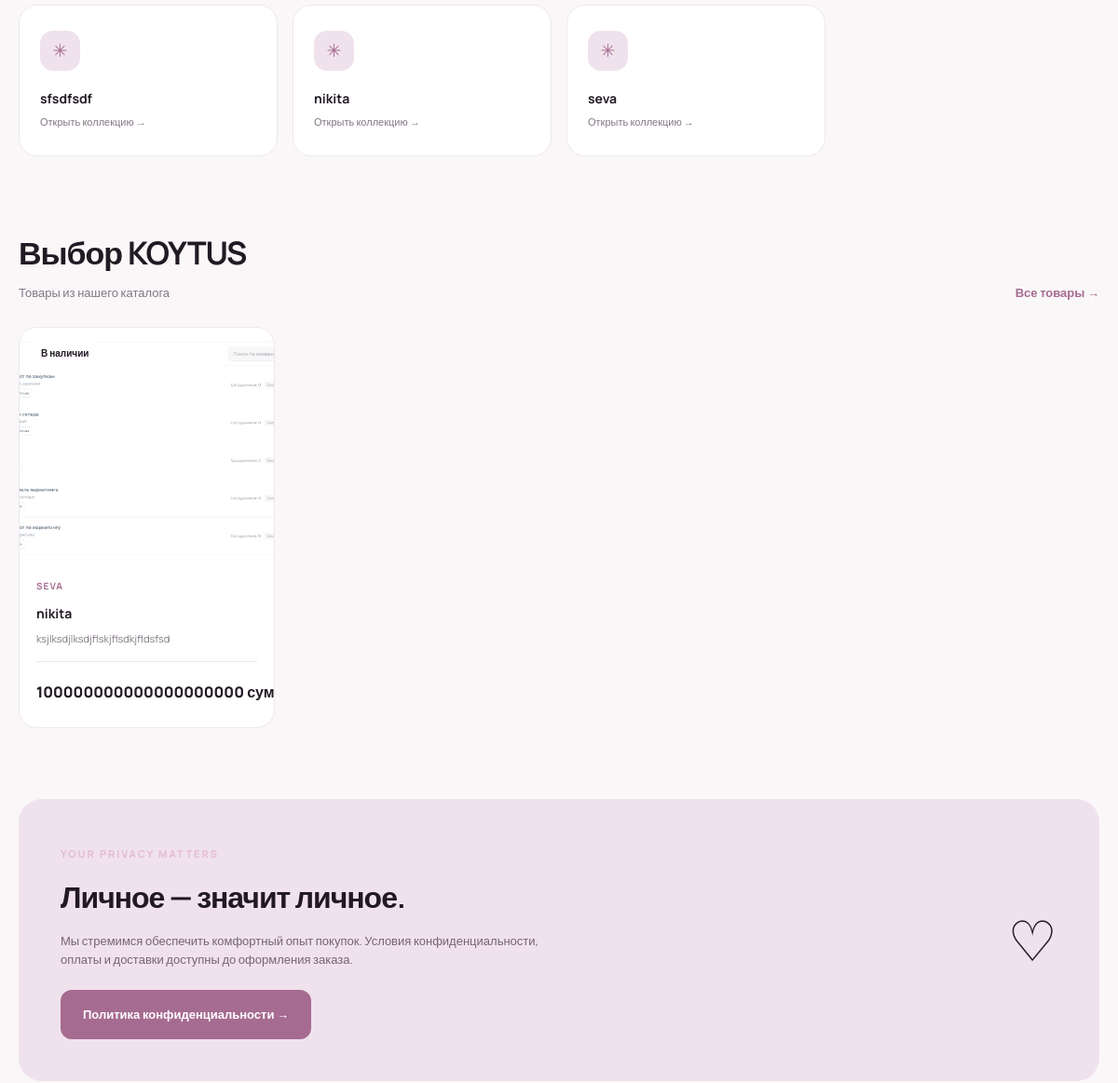
Before: / (middle part) with the older database file.
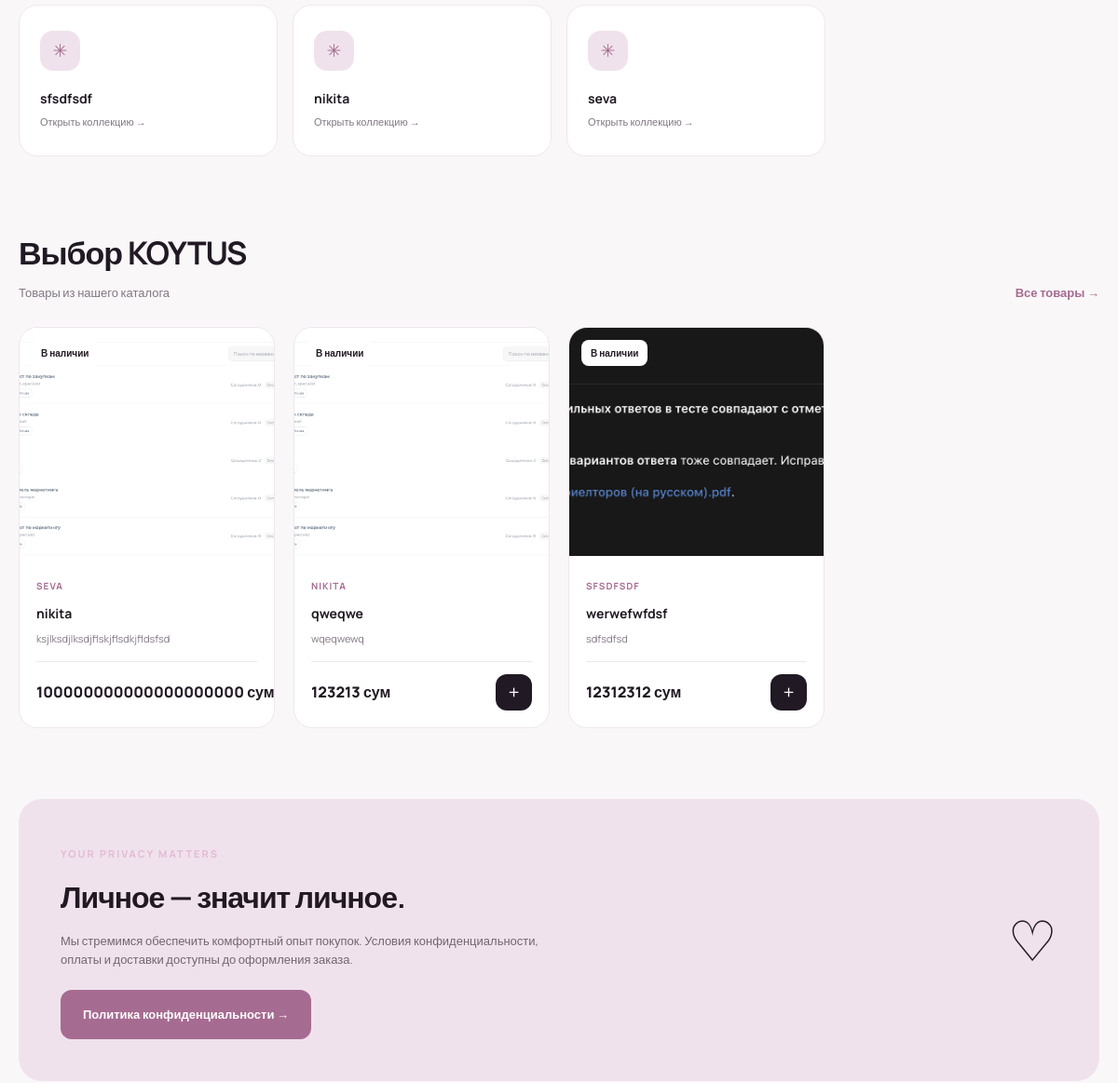
After: the same page with the newer database file.
### koytus_products/models.py (models this page shows, shortened)
class CategoryProduct(models.Model):
    category_name = models.CharField(max_length=100)

class Products(models.Model):
    pr_name = models.CharField(max_length=55)
    pr_cost = models.FloatField()
    pr_descr = models.TextField()
    pr_image = models.FileField(upload_to="product_image")
    pr_count = models.IntegerField(default=0)
    pr_category = models.ForeignKey(CategoryProduct, on_delete=models.CASCADE)
    def __str__(self):
        return self.pr_name

### koytus_products/views.py (the view)
# urls.py: path("", views.home_page),
def home_page(request):
    products = Products.objects.all()
    print(products)
    categories = CategoryProduct.objects.all()
    context = {"products": products, "categories": categories}
    return render(request, "index.html", context)

### templates/index.html (shortened to what this page needs)
{% load static %}
<!DOCTYPE html>
<html lang="ru">
<head>
</head>
<body>
    <main class="container">
        <section class="section" id="categories">
            <div class="categories">
                {% for category in categories %}
                    <a class="category-card"
                       href="/category/{{ category.id }}/">
                        <div class="category-symbol">✳</div>
                        <h3>{{ category.category_name }}</h3>
                        <p>Открыть коллекцию →</p>
                    </a>
                {% empty %}
                    <div class="empty-state">
                        <p>Категории скоро появятся.</p>
                    </div>
                {% endfor %}
            </div>
        </section>
        <section class="section" id="products">
            <div class="section-heading">
                <div>
                    <h2>Выбор KOYTUS</h2>
                    <p>Товары из нашего каталога</p>
                </div>
                <a class="text-link" href="#products">
                    Все товары →
                </a>
            </div>
            <div class="products">
                {% for product in products %}
                    <article class="product-card">
                        <a href="/product/{{ product.id }}/"
                           aria-label="Подробнее: {{ product.pr_name }}">
                            <div class="product-image">
                                {% if product.pr_image %}
                                    <img
                                        src="{{ product.pr_image.url }}"
                                        alt="{{ product.pr_name }}"
                                        loading="lazy">
                                {% else %}
                                    <div class="product-placeholder">✳</div>
                                {% endif %}
                                {% if product.pr_count > 0 %}
                                    <span class="product-badge">В наличии</span>
                                {% else %}
                                    <span class="product-badge">Нет в наличии</span>
                                {% endif %}
                            </div>
                        </a>
                        <div class="product-info">
                            <span class="product-category">
                                {{ product.pr_category.category_name }}
                            </span>
                            <h3 class="product-name">
                                <a href="/product/{{ product.id }}/">
                                    {{ product.pr_name }}
                                </a>
                            </h3>
                            <p class="product-description">
                                {{ product.pr_descr|truncatechars:85 }}
                            </p>
                            <div class="product-bottom">
                                <span class="price">
                                    {{ product.pr_cost|floatformat:0 }} сум
                                </span>
                                {% if product.pr_count > 0 %}
                                    <a class="add-button"
                                       href="/product/{{ product.id }}/"
                                       aria-label="Посмотреть товар">
                                        +
                                    </a>
                                {% endif %}
                            </div>
                        </div>
                    </article>
                {% empty %}
                    <div class="empty-state">
                        <h3>Коллекция формируется</h3>
                        <p>Добавь товары через Django Admin, и они появятся здесь.</p>
                    </div>
                {% endfor %}
            </div>
        </section>
        <section class="privacy-banner" id="privacy">
            <div>
                <span class="eyebrow">Your privacy matters</span>
                <h2>Личное — значит личное.</h2>
                <p>
                    Мы стремимся обеспечить комфортный опыт покупок.
                    Условия конфиденциальности, оплаты и доставки
                    доступны до оформления заказа.
                </p>
                <a href="/privacy/" class="btn" style="margin-top:22px">
                    Политика конфиденциальности →
                </a>
            </div>
            <div class="privacy-mark">♡</div>
        </section>
    </main>
</body>
</html>

### templates/index.html (style rules this page uses)
:root { --bg: #faf7f9; --surface: #ffffff; --dark: #211923; --muted: #827784; --accent: #a66b91; --accent-light: #f0e2ec; --border: #eee7ed; --radius: 20px; }
* { margin: 0; padding: 0; box-sizing: border-box; }
html { scroll-behavior: smooth; }
body { font-family: 'Manrope', sans-serif; background: var(--bg); color: var(--dark); line-height: 1.6; }
a { color: inherit; text-decoration: none; }
button, a { -webkit-tap-highlight-color: transparent; }
.container { width: min(1200px, calc(100% - 40px)); margin: 0 auto; }
.eyebrow { text-transform: uppercase; letter-spacing: 2px; font-size: 11px; font-weight: 700; color: #e4b9d6; }
.btn { display: inline-flex; align-items: center; justify-content: center; gap: 10px; padding: 15px 23px; border-radius: 12px; background: var(--accent); color: white; font-size: 13px; font-weight: 700; border: 1px solid transparent; cursor: pointer; transition: .2s ease; }
.section { margin-bottom: 76px; scroll-margin-top: 100px; }
.section-heading { display: flex; justify-content: space-between; align-items: end; gap: 20px; margin-bottom: 26px; }
.section-heading h2 { font-size: clamp(25px, 3vw, 34px); letter-spacing: -1px; }
.section-heading p { font-size: 13px; color: var(--muted); margin-top: 6px; }
.text-link { font-size: 13px; font-weight: 700; color: var(--accent); white-space: nowrap; }
.categories { display: grid; grid-template-columns: repeat(4, minmax(0, 1fr)); gap: 16px; }
.category-card { background: white; padding: 27px 22px; border: 1px solid var(--border); border-radius: var(--radius); transition: .2s ease; min-height: 145px; }
.category-symbol { width: 43px; height: 43px; border-radius: 14px; background: var(--accent-light); color: var(--accent); display: grid; place-items: center; font-size: 19px; margin-bottom: 19px; }
.category-card h3 { font-size: 14px; font-weight: 700; }
.category-card p { font-size: 11px; color: var(--muted); margin-top: 5px; }
.products { display: grid; grid-template-columns: repeat(4, minmax(0, 1fr)); gap: 20px; }
.product-card { background: white; border: 1px solid var(--border); border-radius: var(--radius); overflow: hidden; transition: .25s ease; }
.product-image { position: relative; height: 245px; background: linear-gradient(145deg, #f5edf3, #e9dce8); overflow: hidden; }
.product-image img { width: 100%; height: 100%; object-fit: cover; transition: transform .4s ease; }
.product-badge { position: absolute; top: 13px; left: 13px; padding: 6px 10px; border-radius: 8px; background: white; font-size: 10px; font-weight: 700; }
.product-info { padding: 18px; }
.product-category { font-size: 10px; text-transform: uppercase; letter-spacing: 1px; color: var(--accent); font-weight: 700; }
.product-name { font-size: 14px; font-weight: 700; margin: 8px 0; line-height: 1.5; }
.product-description { font-size: 11px; color: var(--muted); margin-bottom: 15px; display: -webkit-box; -webkit-line-clamp: 2; -webkit-box-orient: vertical; overflow: hidden; }
.product-bottom { display: flex; align-items: center; justify-content: space-between; gap: 10px; padding-top: 13px; border-top: 1px solid var(--border); }
.price { font-size: 16px; font-weight: 800; white-space: nowrap; }
.add-button { display: grid; place-items: center; width: 39px; height: 39px; border: none; border-radius: 12px; background: var(--dark); color: white; cursor: pointer; font-size: 21px; transition: .2s; }
.privacy-banner { border-radius: 25px; background: var(--accent-light); padding: 45px; display: flex; justify-content: space-between; align-items: center; gap: 30px; margin-bottom: 76px; }
.privacy-banner h2 { font-size: clamp(23px, 3vw, 32px); letter-spacing: -1px; margin: 10px 0; }
.privacy-banner p { color: #756474; font-size: 13px; max-width: 540px; }
.privacy-mark { font-size: 60px; flex-shrink: 0; }

Changed rows visible on the page:
added Products: pr_image (picture), pr_count "В наличии", pr_category.category_name "NIKITA", pr_name "qweqwe", pr_descr "wqeqwewq", pr_cost "123213"
added Products: pr_image (picture), pr_count "В наличии", pr_category.category_name "SFSDFSDF", pr_name "werwefwfdsf", pr_descr "sdfsdfsd", pr_cost "12312312"
